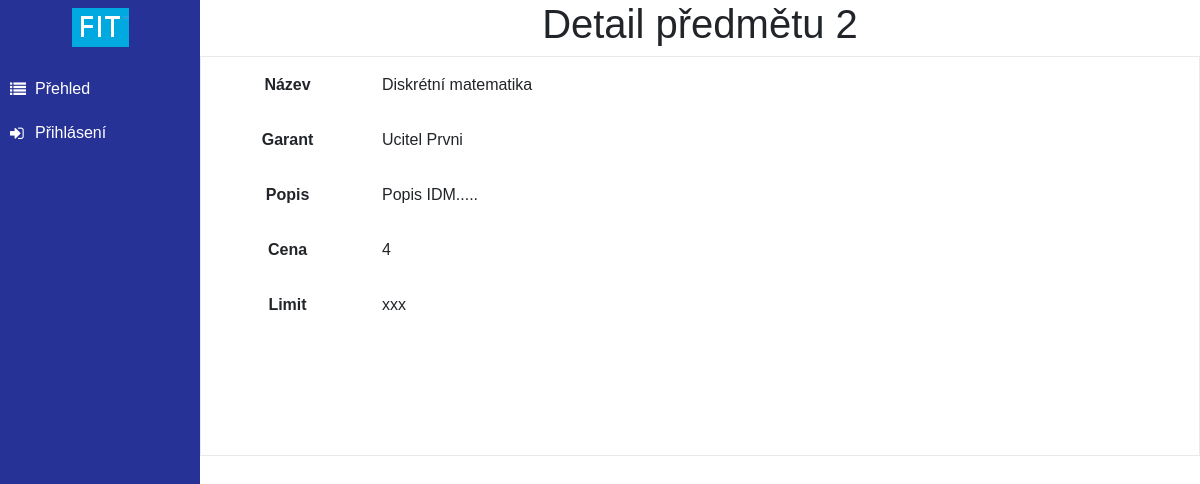
/pages/course_detail.php?id=2, run on the app's committed database.
### tables this page shows
CREATE TABLE IF NOT EXISTS `kurz` (
  `ID` INT NOT NULL AUTO_INCREMENT,
  `status` BOOLEAN NOT NULL DEFAULT 0,
  `zkratka` VARCHAR(45) NULL,
  `nazev` VARCHAR(45) NULL,
  `popis` VARCHAR(45) NULL,
  `cena` INT NULL,
  `limit` INT NULL,
  `garant_ID` INT NULL,
  PRIMARY KEY (`ID`),
  CONSTRAINT `fk_kurz_uzivatel1`
    FOREIGN KEY (`garant_ID`)
    REFERENCES `uzivatel` (`ID`)
    ON DELETE NO ACTION
    ON UPDATE NO ACTION);

CREATE TABLE IF NOT EXISTS `uzivatel` (
  `ID` INT NOT NULL AUTO_INCREMENT,
  `login` VARCHAR(45) NULL,
  `heslo` VARCHAR(80) NULL,
  `rodne_cislo` VARCHAR(45) NULL,
  `jmeno` VARCHAR(45) NULL,
  `prijmeni` VARCHAR(45) NULL,
  `datum_narozeni` DATETIME NULL,
  `adresa` VARCHAR(45) NULL,
  `email` VARCHAR(45) NULL,
  `role` INT NULL,
  PRIMARY KEY (`ID`));

### data/repository_factory.php (called while the page is built)
<?php
require_once 'repository.php';
class RepositoryFactory
{
    public static function create(): Repository
    {
        return new Repository('localhost', 'root', '', 'mydb');
    }
}

### services/detail_service.php (called while the page is built, shortened)
<?php
require_once __DIR__ . '/../data/repository_factory.php';
class DetailService
{
    private Repository $repository;
    public function __construct()
    {
        $this->repository = RepositoryFactory::create();
    }
    public function getCourseDetail($id): array
    {
        $course = $this->repository->getOneById('Kurz', ['nazev', 'popis', 'garant_ID', 'cena', 'limit'], $id);
        $garant = $this->repository->getOneById('Uzivatel', ['jmeno', 'prijmeni'], $course['garant_ID']);
        $course['garant'] = $garant;
        return $course;
    }
}
?>

### data/repository.php (called while the page is built, shortened)
<?php
class Repository
{
    private $conn;
    function __construct($servername, $username, $password, $dbname)
    {
        $this->conn = new mysqli($servername, $username, $password, $dbname) or die("Connection failed: " . mysqli_connect_error());
    }
    private function getSelectorString(array $selector) : string
    {
        $ret_str = "";
        foreach ($selector as $value) {
            $ret_str = $ret_str . '`' . $value . '`, ';
        }
        $ret_str = rtrim($ret_str, ", ");
        return $ret_str;
    }
    function getOneById(string $table, array $selector, int $id) : array
    {
        $sql = "SELECT " . $this->getSelectorString($selector) . " FROM $table WHERE ID=$id";
        $result = $this->conn->query($sql);
        if ($result->num_rows > 0) {
            return $result->fetch_assoc();
        } else {
            return [];
        }
    }
}

### pages/course_detail.php (the view, shortened to what this page needs)
<?php
    require_once('../common/common.php');
    require_once('../services/detail_service.php');
    $id = $_GET['id'];
    $service = new DetailService();
    $course = $service->getCourseDetail($id);
?>
<body>
    <div class="wrapper d-flex">
        <header>
            <?php include __DIR__ . '/menu.php'; ?>
        </header>
        <main>
            <h1 class="text-center">Detail předmětu <?php echo $id?></h1>
            <div class="container p-3 h-50 detail">
                <div class="row">
                    <div class="col-2">
                        <p>Název</p>
                    </div>
                    <div class="col-10">
                        <p><?php echo htmlspecialchars($course['nazev'])?></p>
                    </div>
                </div>
                <div class="row">
                    <div class="col-2">
                        <p>Garant</p>
                    </div>
                    <div class="col-10">
                        <p><?php echo htmlspecialchars($course['garant']['jmeno']. ' '. $course['garant']['prijmeni'])?></p>
                    </div>
                </div>
                <div class="row">
                    <div class="col-2">
                        <p>Popis</p>
                    </div>
                    <div class="col-10">
                        <p><?php echo htmlspecialchars($course['popis'])?></p>
                    </div>
                </div>
                <div class="row">
                    <div class="col-2">
                        <p>Cena</p>
                    </div>
                    <div class="col-10">
                        <p><?php echo htmlspecialchars($course['cena'])?></p>
                    </div>
                </div>
                <div class="row">
                    <div class="col-2">
                        <p>Limit</p>
                    </div>
                    <div class="col-10">
                        <p>xxx</p>
                    </div>
                </div>
            </div>
        </main>
    </div>
</body>
</html>

### assets/css/main.css (style rules this page uses)
:root { --color-primary: rgb(39, 50, 150); --color-secondary: rgb(36, 162, 207); --color-gray: rgb(233, 233, 233); }
* { margin: 0; padding: 0; font-size: 16px; }
header { height: 100vh; width: 200px; background-color: var(--color-primary); position: static; }
.wrapper { min-height: 100vh; }
body { box-sizing: border-box; font-family: Arial, Helvetica, sans-serif; font-weight: 400; height: 100vh; }
main { flex: 1; }

### assets/css/course_detail.css (style rules this page uses)
.detail { border: 1px solid var(--color-gray); }
.row { height: 15%; }
.col-2 { font-weight: bold; text-align: center; padding: 0 3vw; }
.col-2 p { font-weight: bold; }

### data on the page
kurz: nazev "Diskrétní matematika", popis "Popis IDM.....", cena "4"
uzivatel: jmeno+prijmeni "Ucitel Prvni"

### other printed values
$id "2"
